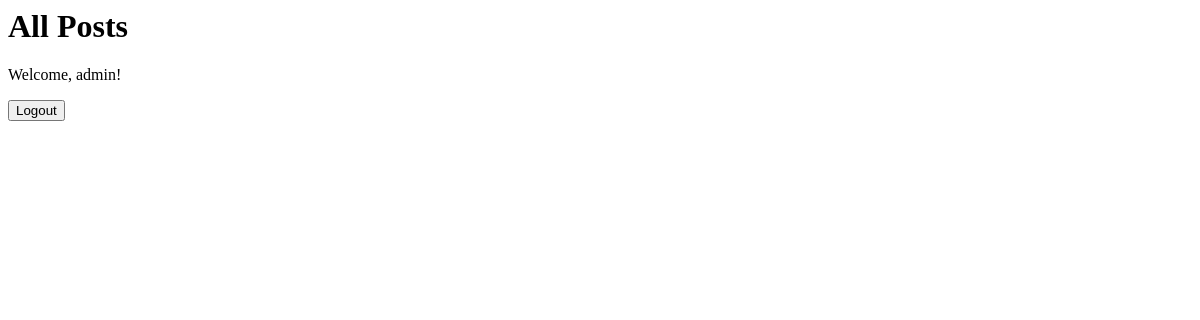
The app's page /blog/ (signed in), older data.
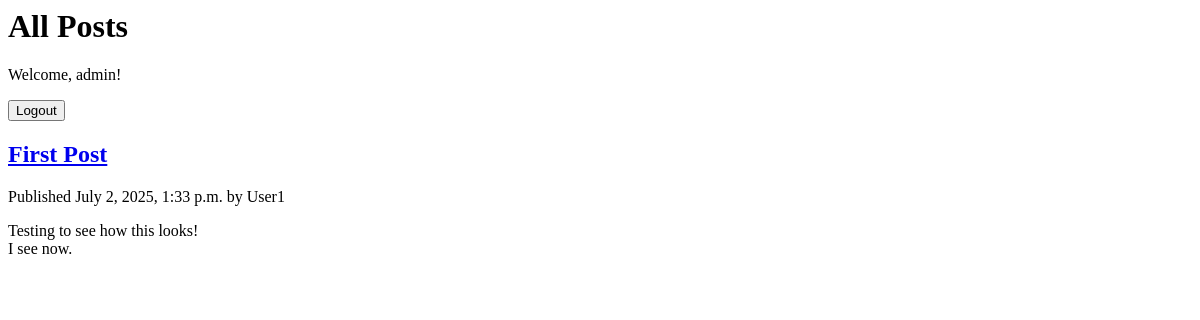
The same page, newer data.
### blog/models.py (models this page shows, shortened)
class Post(models.Model):
    class Status(models.TextChoices):
        DRAFT = 'DF', 'Draft'
        PUBLISHED = 'P', 'Published'
    author = models.ForeignKey(settings.AUTH_USER_MODEL, on_delete=models.CASCADE)
    title = models.CharField(max_length=250)
    slug = models.SlugField(max_length=250, unique_for_date='publish')
    body = models.TextField()
    publish = models.DateTimeField(default=timezone.now)
    created = models.DateTimeField(auto_now_add=True)
    updated = models.DateTimeField(auto_now=True)
    status = models.CharField(max_length=2, choices=Status.choices, default=Status.DRAFT)
    tags = TaggableManager()  # Allows tagging of posts
    class Meta:
        ordering = ['-publish']
    def get_absolute_url(self):
        return reverse(
            'blog:post_detail',
            args=[
                self.publish.year,
                self.publish.month,
                self.publish.day,
                self.slug
            ]
        )

### blog/views.py (the view)
# urls.py: path('', views.post_list, name='post_list'),
def post_list(request, tag_slug=None):
    object_list = Post.objects.filter(status=Post.Status.PUBLISHED)
    tag = None
    if tag_slug:
        tag = get_object_or_404(Tag, slug=tag_slug)
        object_list = object_list.filter(tags__in=[tag])
    paginator = Paginator(object_list, 3)
    page_number = request.GET.get('page', 1)
    try:
        posts = paginator.page(page_number) # Get the Page object for the requested page
    except PageNotAnInteger:
        posts = paginator.page(1)
    except EmptyPage:
        posts = paginator.page(paginator.num_pages)
    return render(request,
                  template_name='blog/post/list.html', # Note the path 'blog/post/list.html'
                  context={'posts': posts,
                           'page_obj': posts,
                           'tag': tag})

### templates/blog/post/list.html (shortened to what this page needs)
<h1>All Posts</h1>
{% if user.is_authenticated %}
  <p>Welcome, {{ user.username }}!</p>
  <form method="post" action="/{% url 'account:logout' %}" style="display:inline;">
    <button type="submit">Logout</button>
</form>
{% else %}
  <a href="{% url 'account:login' %}">Login</a>
{% endif %}
{% for post in posts %}
  <h2>
    <a href="{{ post.get_absolute_url }}">{{ post.title }}</a>
  </h2>
  <p class="date">
    Published {{ post.publish|date:"F j, Y, g:i a" }} by {{ post.author }}
  </p>
  {{ post.body|linebreaks }}
{% endfor %}

Row changes from the older to the newer data that the page shows:
added Post: title "First Post", publish "July 2, 2025, 1:33 p.m.", author "User1", body "Testing to see how this looks! I see now."
